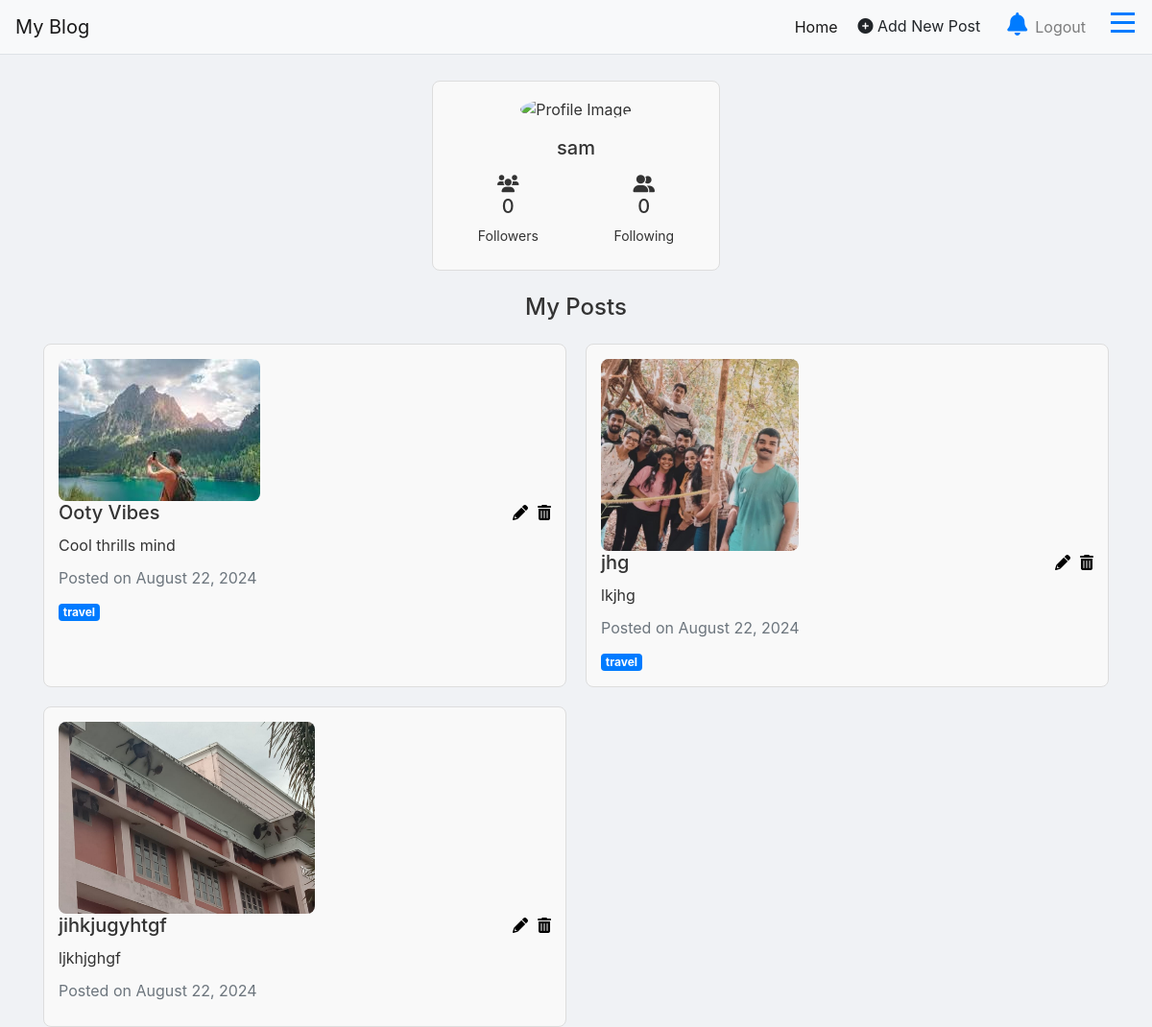
/myprofile (signed in), run on the app's committed database.
### blog/models.py (models this page shows, shortened)
class User(AbstractUser):
    phone_number = models.CharField(max_length=10, null=True, blank=True)
    bio = models.TextField(blank=True)

class Post(models.Model):
    title = models.CharField(max_length=100)
    content = models.TextField()
    author = models.ForeignKey(User, on_delete=models.CASCADE)
    tag=models.CharField(max_length=50,blank=True, null=True)
    image = models.ImageField(upload_to='post_images/', blank=True, null=True)  # New image field
    created_at = models.DateTimeField(auto_now_add=True)
    updated_at = models.DateTimeField(auto_now=True)
    is_available = models.BooleanField(default=True)

### blog/views.py (the view)
# urls.py: path('myprofile', views.myprofile, name='myprofile'),
@login_required
def myprofile(request):
    user = request.user
    posts = Post.objects.filter(author=user,is_available=True).order_by('-created_at')
    posts_with_tags = []
    for post in posts:
        post_tags = post.tag.split(",") if post.tag else []
        posts_with_tags.append({
            'post': post,
            'tags': post_tags
        })
    followers_count = 0  # Replace with actual count if you have a followers model
    following_count = 0  # Replace with actual count if you have a following model
    context = {
        'user': user,
        'posts_with_tags': posts_with_tags,
        'followers_count': followers_count,
        'following_count': following_count,
    }
    return render(request, 'myprofile.html', context)

### templates/myprofile.html (shortened to what this page needs)
{% extends "layout/base.html" %}
{% load static %}
{% block extra_css %}
<link rel="stylesheet" href="https://cdnjs.cloudflare.com/ajax/libs/font-awesome/6.0.0-beta3/css/all.min.css">
{% endblock %}
{% block content %}
<div class="container mt-4">
    <div class="row">
        <div class="col-md-12">
            <div class="profile-card mb-4">
                <div class="text-center">
                    <div class="profile-img">
                        <img src="{% if user.profile.image %}{{ user.profile.image.url }}{% else %}{% static 'default-avatar.png' %}{% endif %}" alt="Profile Image" class="img-fluid rounded-circle" style="width: 150px; height: 150px; object-fit: cover;">
                    </div>
                    <h3 class="mt-3">{{ user.username }}</h3>
                    <div class="d-flex justify-content-around mt-3">
                        <div>
                            <i class="fas fa-users"></i>
                            <h5>{{ followers_count }}</h5>
                            <p>Followers</p>
                        </div>
                        <div>
                            <i class="fas fa-user-friends"></i>
                            <h5>{{ following_count }}</h5>
                            <p>Following</p>
                        </div>
                    </div>
                </div>
            </div>
        </div>
    </div>
    <div class="row">
        <div class="col-md-12">
            <h4 class="mb-4" style="text-align: center;">My Posts</h4>
            <div class="post-list">
                {% for post_with_tags in posts_with_tags %}
                <div class="post-card">
                    {% if post_with_tags.post.image %}
                    <img src="{{ post_with_tags.post.image.url }}" alt="Post Image">
                    {% endif %}
                    <h5>{{ post_with_tags.post.title }}
                        <span class="post-actions">
                            <a href="{% url 'edit_post' post_with_tags.post.id %}" class="edit-icon" title="Edit">
                                <i class="fas fa-pencil-alt"></i>
                            </a>
                            <a href="{% url 'delete_post' post_with_tags.post.id %}" class="delete-icon" title="Delete" onclick="return confirm('Are you sure you want to delete this post?');">
                                <i class="fas fa-trash-alt"></i>
                            </a>
                        </span>
                    </h5>
                    <p>{{ post_with_tags.post.content|slice:":100" }}{% if post_with_tags.post.content|length > 100 %}...{% endif %}</p>
                    <p class="text-muted">Posted on {{ post_with_tags.post.created_at|date:"F j, Y" }}</p>
                    <div class="tags">
                        {% for tag in post_with_tags.tags %}
                        <span class="badge badge-primary">{{ tag }}</span>
                        {% endfor %}
                    </div>
                </div>
                {% empty %}
                <p>No posts yet.</p>
                {% endfor %}
            </div>
        </div>
    </div>
</div>
{% endblock %}

### templates/layout/base.html (style rules this page uses)
body { background-color: #f0f2f5; color: #333; padding-top: 60px; }

### templates/myprofile.html (style rules this page uses)
.profile-card { border: 1px solid #ddd; padding: 15px; border-radius: 8px; background-color: #f9f9f9; margin-bottom: 20px; max-width: 300px; margin: 0 auto; }
.profile-card h3 { margin-top: 10px; font-size: 20px; }
.profile-card p { font-size: 14px; margin-bottom: 10px; }
.profile-card img { width: 100px; height: 100px; object-fit: cover; }
.profile-card .d-flex { gap: 15px; }
.profile-card .d-flex div { font-size: 14px; }
.profile-card .d-flex i { font-size: 18px; }
.post-list { display: flex; flex-wrap: wrap; gap: 20px; justify-content: space-between; }
.post-card { border: 1px solid #ddd; padding: 15px; border-radius: 8px; background-color: #f9f9f9; width: calc(50% - 10px); }
.post-card img { max-width: 100%; height: auto; border-radius: 8px; max-height: 200px; object-fit: cover; }
.post-card h5 { margin-top: 0; display: flex; justify-content: space-between; align-items: center; }
.post-card p { margin: 10px 0; }
.edit-icon, .delete-icon { color: #000; text-decoration: none; font-size: 16px; }
.post-actions { display: flex; gap: 10px; }

### data on the page
User: username "sam"
Post: post.image (picture), post "Ooty Vibes", post.content "Cool thrills mind", post.created_at "August 22, 2024", tags "travel"
Post: post.image (picture), post "jhg", post.content "lkjhg", post.created_at "August 22, 2024", tags "travel"
Post: post.image (picture), post "jihkjugyhtgf", post.content "ljkhjghgf", post.created_at "August 22, 2024"

### other printed values
{{ followers_count }} "0"
{{ following_count }} "0"
